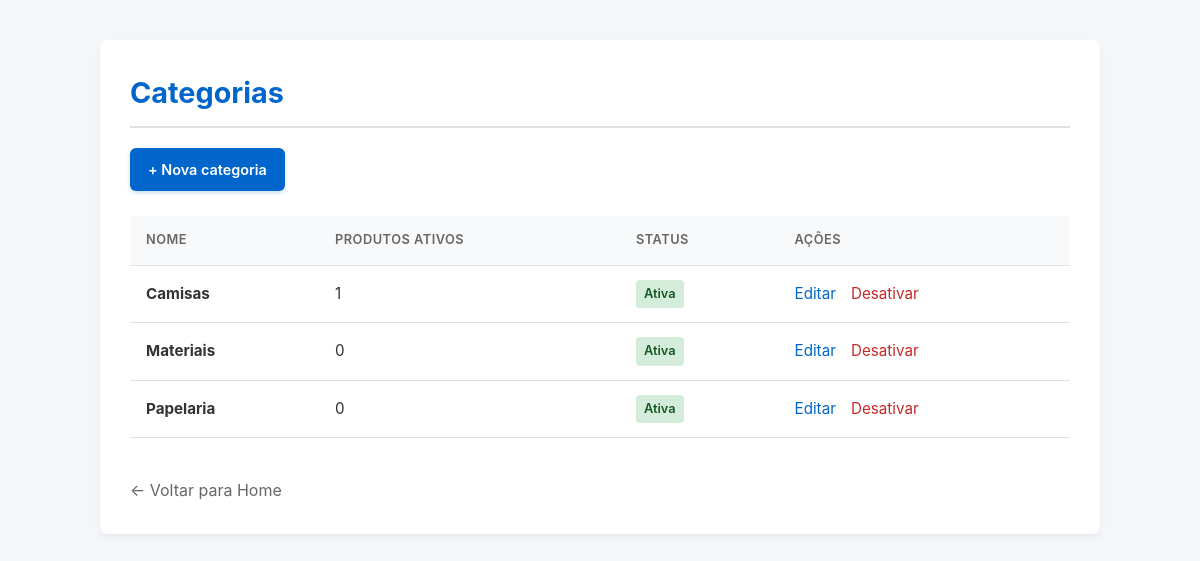
/categorias/ (signed in), run on an earlier commit of the app's database.
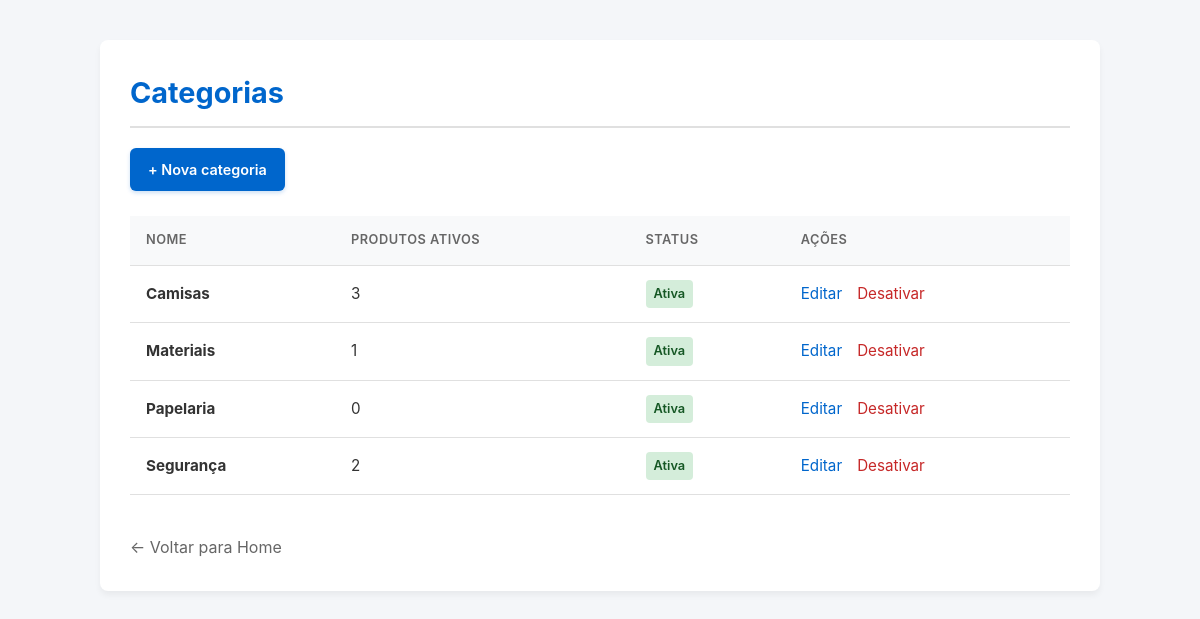
And on a later commit of the database.
### app/models/categoria.py (models this page shows)
class Categoria(Base):
    __tablename__ = "categorias"
    id = Column(Integer, primary_key=True, autoincrement=True, index=True)
    nome = Column(String(100), nullable=False, unique=True)
    ativo = Column(Boolean, default=True)
    produtos = relationship("Produto", back_populates="categoria", lazy="select")

### app/controllers/categoria_controller.py (the view)
@router.get("/")
def listar_categorias(
    request: Request,
    db: Session = Depends(get_db),
    admin = Depends(get_admin)
):
    categorias = db.query(Categoria).order_by(Categoria.nome).all()
    return templates.TemplateResponse(
        request,
        "categorias/index.html",
        {
            "request":    request,
            "usuario":    admin,
            "categorias": categorias,
        }
    )

### app/templates/categorias/index.html (shortened to what this page needs)
<!DOCTYPE html>
<html lang="pt-br">
<head>
</head>
<body>
    <div class="container">
        <h1>Categorias</h1>
        <a href="/categorias/nova" class="btn-primary">+ Nova categoria</a>
        <div class="table-responsive">
            <table>
                <thead>
                    <tr>
                        <th>Nome</th>
                        <th>Produtos ativos</th>
                        <th>Status</th>
                        <th>Ações</th>
                    </tr>
                </thead>
                <tbody>
                    {% for c in categorias %}
                    <tr>
                        <td><strong>{{ c.nome }}</strong></td>
                        <td>{{ c.produtos | selectattr('ativo') | list | length }}</td>
                        <td>
                            {% if c.ativo %}
                                <span class="badge badge-active">Ativa</span>
                            {% else %}
                                <span class="badge badge-inactive">Inativa</span>
                            {% endif %}
                        </td>
                        <td>
                            <div class="actions-cell">
                                <a href="/categorias/{{ c.id }}/editar">Editar</a>
                                <form action="/categorias/{{ c.id }}/toggle-ativo" method="post" style="display:inline">
                                    <button type="submit" class="btn-toggle {{ 'deactivate' if c.ativo else 'activate' }}">
                                        {{ "Desativar" if c.ativo else "Ativar" }}
                                    </button>
                                </form>
                            </div>
                        </td>
                    </tr>
                    {% endfor %}
                </tbody>
            </table>
        </div>
        <p><a href="/" class="back-link">← Voltar para Home</a></p>
    </div>
</body>
</html>

What changed in the data, as far as the page shows it:
computed for Categoria "Camisas": produtos|selectattr "1" → "3"
computed for Categoria "Materiais": produtos|selectattr "0" → "1"
added Categoria: nome "Segurança", produtos|selectattr "2", shows "Ativa", ativo "Desativar"
